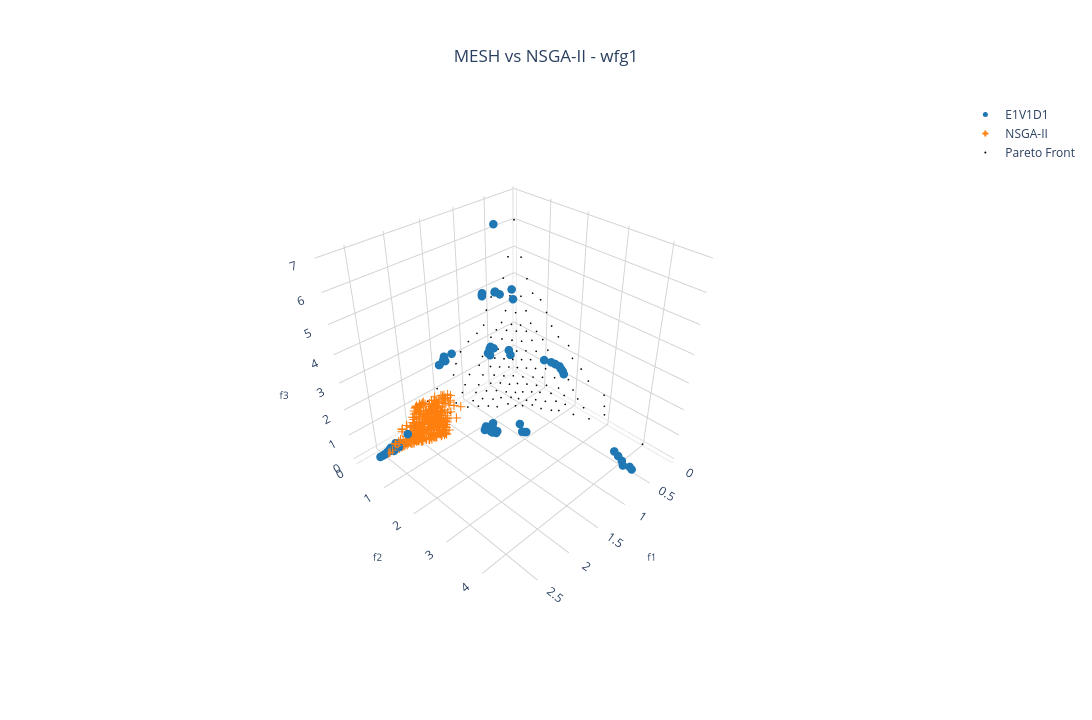

Notebook code cell kept with this figure:
### Markdown cell above
### MESH vs Pymoo 3D:

### Code cell
# Creating a subplot
fig = go.Figure()

add_MESH = True
if(add_MESH):
    for i in range(num_dataset):
        fig.add_trace(pareto_front[i])

fig.add_trace(go.Scatter3d(x=res.F[:,0], 
               y=res.F[:,1],
               z=res.F[:,2],
               mode='markers', marker=dict(size=5, symbol=marker_symbols[(num_dataset + 1) % num_symbols], color=solid_colors[-1]),
               name="NSGA-II")
               )

# Setting layout
fig.update_layout(
    showlegend=True,
    scene=dict(
        camera=dict(
          eye=dict(x=1.5,y=1.5,z=1.5)
        ),
        xaxis=dict(
            #range=[-0.15, 0.65],
            title=dict(text='f1', font=dict(size=10)),
            backgroundcolor='white',  # X-axis background
            gridcolor='lightgray',    # Grid color on X axis 
            showbackground=True       # Show background
        ),
        yaxis=dict(
            #range=[-0.15, 0.65],
            title=dict(text='f2', font=dict(size=10)),
            backgroundcolor='white',  # Y-axis background
            gridcolor='lightgray',    # Grid color on Y axis
            showbackground=True       # Show background
        ),
        zaxis=dict(
            #range=[-0.15, 0.65],
            title=dict(text='f3', font=dict(size=10)),
            backgroundcolor='white',  # Z-axis background
            gridcolor='lightgray',    # Grid color on Z axis
            showbackground=True       # Show background
        ),
        aspectmode='cube',
    ),
    title=dict(
        text='MESH vs NSGA-II - ' + experiment_name,
        x=0.5,  # Centering the title
        xanchor='center',
        yanchor='top'
    ),
    #margin=dict(l=0, r=0, b=0, t=0), # Rearrange the margin
    width=1520,   # Figure width (pixels)
    height=720,  # Figure height (pixels)
    paper_bgcolor="white",
    plot_bgcolor='white'
)

# Plotting the Pareto front
real_pareto_front = get_pareto(experiment_name, n_pareto_density, position_dim, 3)
fig.add_trace(
	go.Scatter3d(x=real_pareto_front[:,0],
		y=real_pareto_front[:,1],
		z=real_pareto_front[:,2],
		mode='markers', marker=dict(size=1, color='black'),
		name='Pareto Front',
		showlegend=(i==0)
		)
	)

# Showing the figure
fig.show()

### Figure 1 — Plotly figure (JSON) as saved in the notebook; plotly's stock layout.template omitted (floating-point values rounded to 4 significant figures; data arrays with more than 128 entries replaced by an {"elided": "..."} marker saying what was removed)
{"data": [{"marker": {"color": "#1f77b4", "size": 5, "symbol": "circle"}, "mode": "markers", "name": "E1V1D1", "showlegend": true, "type": "scatter3d", "x": [0.8801, 1, 0.9389, 1.735, 1.188, 0.9222, 0.9201, 1.624, 1.187, 1.744, 1.209, 0.8791, 1.748, 1.012, 1.767, 0.89, 1.75, 1.752, 1.25, 0.8876, 0.9038, 1.222, 1.775, 1.783, 1.016, 1.782, 0.8216, 2.538, 0.9697, 2.656, 2.603, 1.532, 2.569, 2.673, 1.202, 0.8048, 1.049, 1.485, 1.457, 2.598, 1.486, 0.8965, 0.8996, 2.618, 2.672, 2.614, 2.694, 2.699, 2.685, 2.736, 2.763, 1.233, 2.412, 2.523, 0.9136, 1.509, 0.8826, 0.9025, 2.718, 1.501, 1.505, 1.541, 2.466, 1.055, 2.729, 1.219, 1.201, 2.729, 0.8206, 0.8783, 1.528, 0.8726, 1.053, 0.9366, 2.707], "y": [0.8801, 2.508, 2.607, 0.8849, 1.281, 2.681, 2.693, 0.904, 1.374, 0.9061, 1.29, 2.741, 0.9072, 1.522, 0.9193, 2.804, 0.9335, 0.9555, 1.316, 2.847, 2.899, 1.324, 0.8057, 0.8053, 1.576, 0.8053, 1.282, 0.8259, 4.371, 0.8093, 0.8057, 1.865, 0.8097, 0.8092, 2.369, 4.589, 0.8051, 1.978, 1.799, 0.8881, 1.836, 0.924, 0.919, 0.8058, 0.8063, 0.8121, 0.8058, 0.8072, 0.8094, 0.8058, 0.805, 2.299, 0.9848, 0.8908, 4.41, 1.67, 4.473, 0.918, 0.806, 1.962, 1.984, 1.691, 0.8455, 0.8054, 0.8069, 2.339, 2.175, 0.8075, 4.659, 1.027, 1.912, 1.408, 0.8063, 4.569, 0.8077], "z": [6.88, 3.421, 3.339, 3.279, 3.268, 3.313, 3.307, 3.266, 3.277, 3.247, 3.218, 3.217, 3.229, 3.103, 3.204, 3.177, 3.203, 3.19, 3.13, 3.115, 3.078, 3.027, 2.97, 2.97, 2.97, 2.97, 4.921, 1.021, 1.518, 0.8496, 0.9215, 0.8801, 0.8862, 0.8067, 0.8061, 0.8424, 4.739, 0.924, 1.05, 0.8604, 0.9555, 4.714, 4.714, 0.8938, 0.8199, 0.8168, 0.8146, 0.8066, 0.8053, 0.8053, 0.8053, 0.8053, 1.333, 0.8937, 1.286, 0.8802, 1.105, 4.692, 0.8069, 0.948, 0.8885, 0.8049, 0.908, 4.674, 0.8049, 0.8052, 0.9664, 0.8048, 0.8368, 4.661, 0.8787, 4.707, 4.639, 1.104, 0.8052]}, {"marker": {"color": "#ff7f0e", "size": 5, "symbol": "cross"}, "mode": "markers", "name": "NSGA-II", "type": "scatter3d", "x": {"elided": "353 float values"}, "y": {"elided": "353 float values"}, "z": {"elided": "353 float values"}}, {"marker": {"color": "black", "size": 1}, "mode": "markers", "name": "Pareto Front", "showlegend": true, "type": "scatter3d", "x": {"elided": "136 float values"}, "y": {"elided": "136 float values"}, "z": {"elided": "136 float values"}}], "layout": {"height": 720, "paper_bgcolor": "white", "plot_bgcolor": "white", "scene": {"aspectmode": "cube", "camera": {"eye": {"x": 1.5, "y": 1.5, "z": 1.5}}, "xaxis": {"backgroundcolor": "white", "gridcolor": "lightgray", "showbackground": true, "title": {"font": {"size": 10}, "text": "f1"}}, "yaxis": {"backgroundcolor": "white", "gridcolor": "lightgray", "showbackground": true, "title": {"font": {"size": 10}, "text": "f2"}}, "zaxis": {"backgroundcolor": "white", "gridcolor": "lightgray", "showbackground": true, "title": {"font": {"size": 10}, "text": "f3"}}}, "showlegend": true, "title": {"text": "MESH vs NSGA-II - wfg1", "x": 0.5, "xanchor": "center", "yanchor": "top"}, "width": 1520}}
